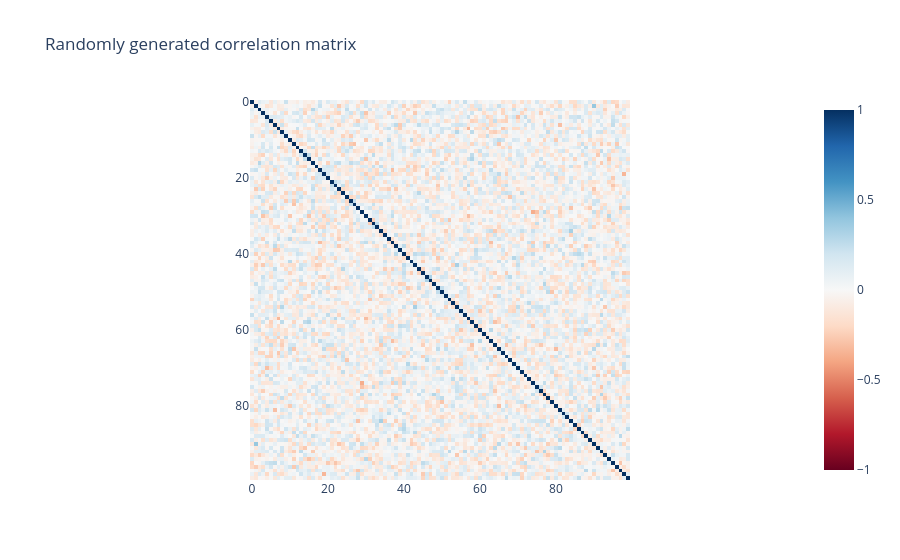

Notebook source saved alongside this figure:
### Markdown cell above
## Cell 27: Correlated Features

Real features often co-occur. For example, we'd expect that "cat" and "furry" features frequely fire together, but "cat" and "physicist" likely almost never fire together. We can add correlations between features by providing a `correlation_matrix` to the `ActivationGenerator`. You can make create correlation matrix manually, or you can use the `generate_random_correlation_matrix` helper if you'd just like some random correlations:

### Code cell
from sae_lens.synthetic import generate_random_correlation_matrix
import plotly.express as px

corr_matrix = generate_random_correlation_matrix(
    num_features=num_features,
)

# Create an activation generator with correlations
correlated_gen = ActivationGenerator(
    num_features=num_features,
    firing_probabilities=0.15,
    correlation_matrix=corr_matrix,
)

px.imshow(
    corr_matrix,
    title="Randomly generated correlation matrix",
    color_continuous_scale="rdbu",
    zmin=-1,
    zmax=1,
)

### Figure 1 — Plotly figure (JSON) as saved in the notebook; plotly's stock layout.template omitted (floating-point values rounded to 4 significant figures; data arrays with more than 128 entries replaced by an {"elided": "..."} marker saying what was removed)
{"data": [{"coloraxis": "coloraxis", "hovertemplate": "x: %{x}<br>y: %{y}<br>color: %{z}<extra></extra>", "name": "0", "type": "heatmap", "xaxis": "x", "yaxis": "y", "z": {"elided": "100x100 float values"}}], "layout": {"coloraxis": {"cmax": 1, "cmin": -1, "colorscale": [[0, "rgb(103,0,31)"], [0.1, "rgb(178,24,43)"], [0.2, "rgb(214,96,77)"], [0.3, "rgb(244,165,130)"], [0.4, "rgb(253,219,199)"], [0.5, "rgb(247,247,247)"], [0.6, "rgb(209,229,240)"], [0.7, "rgb(146,197,222)"], [0.8, "rgb(67,147,195)"], [0.9, "rgb(33,102,172)"], [1, "rgb(5,48,97)"]]}, "title": {"text": "Randomly generated correlation matrix"}, "xaxis": {"anchor": "y", "constrain": "domain", "domain": [0, 1], "scaleanchor": "y"}, "yaxis": {"anchor": "x", "autorange": "reversed", "constrain": "domain", "domain": [0, 1]}}}
